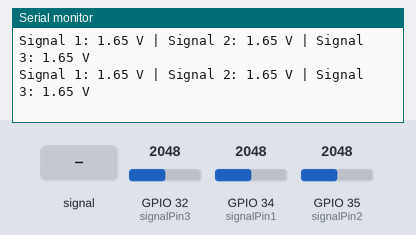
Simulated run of this sketch. Board: ESP32. Shown: the last lines printed to the serial monitor. The inputs (shaded band) are chosen by the test bench; at power-on: GPIO 32 (signalPin3) = 2048, GPIO 34 (signalPin1) = 2048, GPIO 35 (signalPin2) = 2048.

Above: at 1.3 s.
1.4 s: GPIO 32 (signalPin3) fed a 200 Hz sine of ±327 counts around its level
At 1.9 s:
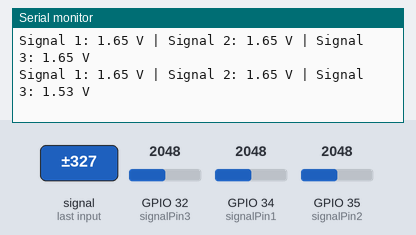
2.9 s: GPIO 34 (signalPin1) fed a 200 Hz sine of ±327 counts around its level
At 3.4 s:
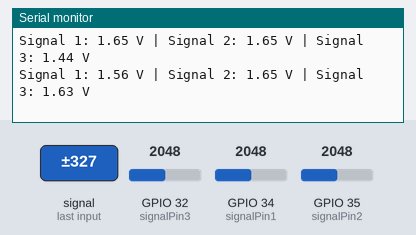
4.4 s: GPIO 35 (signalPin2) fed a 200 Hz sine of ±327 counts around its level
At 4.9 s:
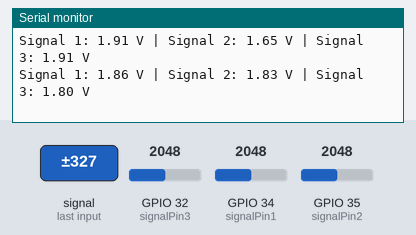
5.9 s: GPIO 32 (signalPin3) set to 2866
At 6.4 s:
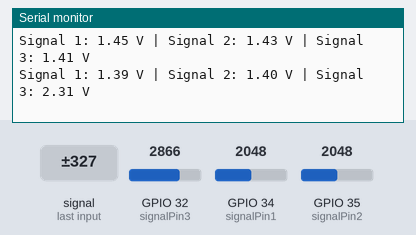
7.4 s: GPIO 34 (signalPin1) set to 2866
At 7.9 s:
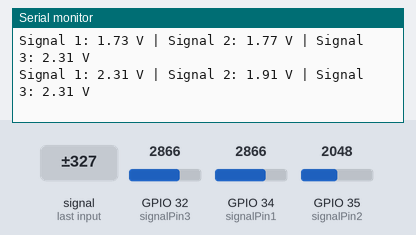
8.9 s: GPIO 35 (signalPin2) set to 2866
At 9.4 s:
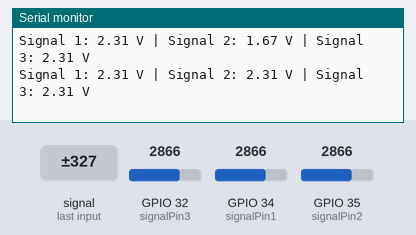
Timing chart, 0 to 11.4 s (numbered marks = the images above; inputs shaded):
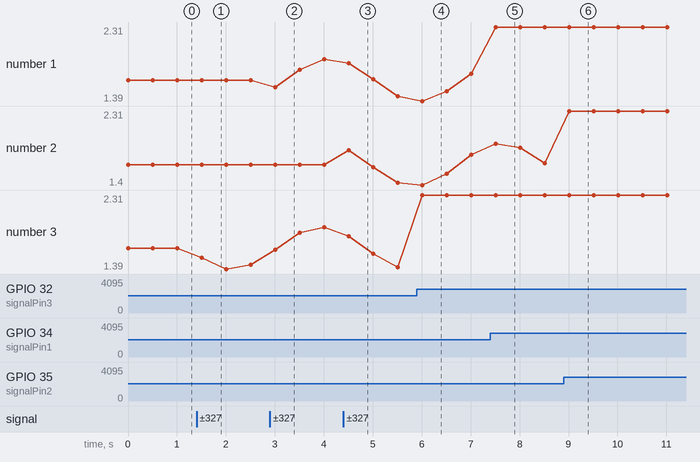

The sketch:

digitalizacion.ino
```cpp
const int signalPin1 = 34; // GPIO para señal 1
const int signalPin2 = 35; // GPIO para señal 2
const int signalPin3 = 32; // GPIO para señal 3

// Factor de conversión de lectura ADC a voltios
const float adcToVolts = 3.3 / 4095.0; // 3.3V es el voltaje de referencia del ADC

void setup() {
  Serial.begin(115200); // Inicializa la comunicación serie
  while (!Serial);      // Espera a que el puerto serie esté listo
  Serial.println("Leyendo señales...");
}

void loop() {
  // Leer valores analógicos
  int signal1 = analogRead(signalPin1);
  int signal2 = analogRead(signalPin2);
  int signal3 = analogRead(signalPin3);

  // Convertir valores a voltios
  float voltage1 = signal1 * adcToVolts;
  float voltage2 = signal2 * adcToVolts;
  float voltage3 = signal3 * adcToVolts;

  // Enviar valores en voltios por el puerto serie
  Serial.print("Signal 1: ");
  Serial.print(voltage1, 2); // Mostrar con 2 decimales
  Serial.print(" V | Signal 2: ");
  Serial.print(voltage2, 2);
  Serial.print(" V | Signal 3: ");
  Serial.print(voltage3, 2);
  Serial.println(" V");

  delay(500); // Espera 500 ms entre lecturas
}
```

Measured:
- after the input at 1.4 s, the serial monitor: prints a new line after 0.10 s (image 1)
- after the input at 2.9 s, the serial monitor: prints a new line after 0.10 s (image 2)
- after the input at 4.4 s, the serial monitor: prints a new line after 0.11 s (image 3)
- after the input at 5.9 s, the serial monitor: prints a new line after 0.11 s (image 4)
- after the input at 7.4 s, the serial monitor: prints a new line after 0.11 s (image 5)
- after the input at 8.9 s, the serial monitor: prints a new line after 0.11 s (image 6)
- plotted number 2: 1.65 → 1.43 after the input at 4.4 s
- plotted number 3: 1.65 → 1.44 after the input at 1.4 s, 1.41 → 2.31 after the input at 5.9 s
